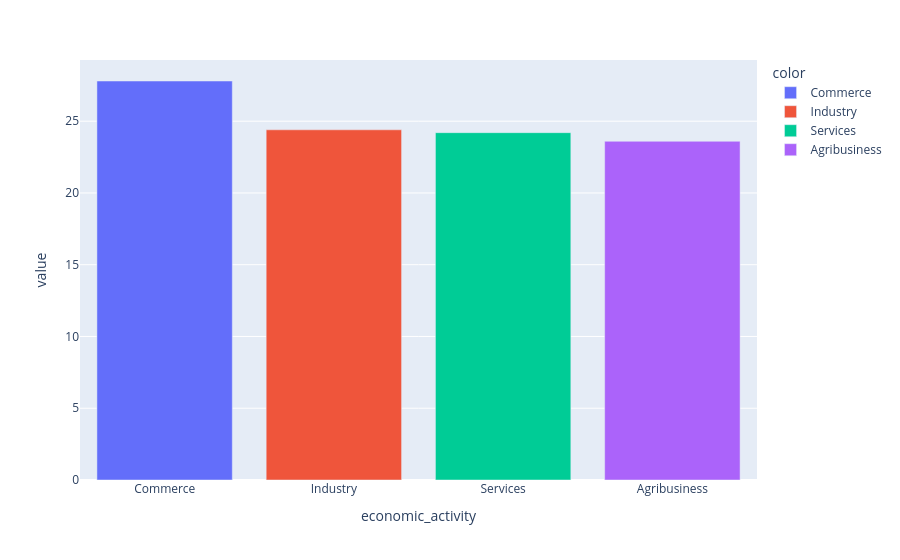

This figure's notebook cell:
### Code cell
economic_percentual = (df_segments.value_counts('economic_activity') / len(df_segments)) * 100
px.bar(economic_percentual, color=economic_percentual.index)

### Figure 1 — Plotly figure (JSON) as saved in the notebook; plotly's stock layout.template omitted (floating-point values rounded to 4 significant figures)
{"data": [{"hovertemplate": "color=Commerce<br>economic_activity=%{x}<br>value=%{y}<extra></extra>", "legendgroup": "Commerce", "marker": {"color": "#636efa", "pattern": {"shape": ""}}, "name": "Commerce", "orientation": "v", "showlegend": true, "textposition": "auto", "type": "bar", "x": ["Commerce"], "xaxis": "x", "y": [27.8], "yaxis": "y"}, {"hovertemplate": "color=Industry<br>economic_activity=%{x}<br>value=%{y}<extra></extra>", "legendgroup": "Industry", "marker": {"color": "#EF553B", "pattern": {"shape": ""}}, "name": "Industry", "orientation": "v", "showlegend": true, "textposition": "auto", "type": "bar", "x": ["Industry"], "xaxis": "x", "y": [24.4], "yaxis": "y"}, {"hovertemplate": "color=Services<br>economic_activity=%{x}<br>value=%{y}<extra></extra>", "legendgroup": "Services", "marker": {"color": "#00cc96", "pattern": {"shape": ""}}, "name": "Services", "orientation": "v", "showlegend": true, "textposition": "auto", "type": "bar", "x": ["Services"], "xaxis": "x", "y": [24.2], "yaxis": "y"}, {"hovertemplate": "color=Agribusiness<br>economic_activity=%{x}<br>value=%{y}<extra></extra>", "legendgroup": "Agribusiness", "marker": {"color": "#ab63fa", "pattern": {"shape": ""}}, "name": "Agribusiness", "orientation": "v", "showlegend": true, "textposition": "auto", "type": "bar", "x": ["Agribusiness"], "xaxis": "x", "y": [23.6], "yaxis": "y"}], "layout": {"barmode": "relative", "legend": {"title": {"text": "color"}, "tracegroupgap": 0}, "margin": {"t": 60}, "xaxis": {"anchor": "y", "domain": [0, 1], "title": {"text": "economic_activity"}}, "yaxis": {"anchor": "x", "domain": [0, 1], "title": {"text": "value"}}}}
